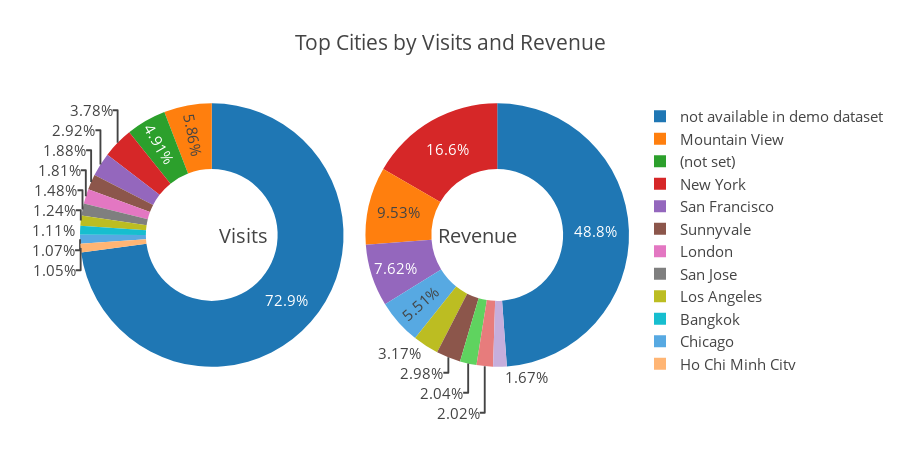

Write notebook code for a chart like this one.
### Code cell
PieChart("geoNetwork.city", "Top Cities by Visits and Revenue", limit=12)

### Figure 1 — Plotly figure (JSON) as saved in the notebook; plotly's stock layout.template omitted (floating-point values rounded to 4 significant figures)
{"data": [{"domain": {"x": [0, 0.48]}, "hole": 0.5, "hoverinfo": "label+percent+name", "labels": ["not available in demo dataset", "Mountain View", "(not set)", "New York", "San Francisco", "Sunnyvale", "London", "San Jose", "Los Angeles", "Bangkok", "Chicago", "Ho Chi Minh City"], "marker": {"colors": [[0.1216, 0.4667, 0.7059], [1, 0.498, 0.0549], [0.1725, 0.6275, 0.1725], [0.8392, 0.1529, 0.1569], [0.5804, 0.4039, 0.7412], [0.549, 0.3373, 0.2941], [0.8902, 0.4667, 0.7608], [0.498, 0.498, 0.498], [0.7373, 0.7412, 0.1333], [0.0902, 0.7451, 0.8118]]}, "name": "% Acesses", "showlegend": true, "values": [508195, 40875, 34257, 26365, 20324, 13084, 12605, 10293, 8669, 7709, 7444, 7341], "type": "pie", "uid": "8242fd72-d691-11e8-901a-ab944de76806"}, {"domain": {"x": [0.52, 1]}, "hole": 0.5, "hoverinfo": "label+percent+name", "labels": ["not available in demo dataset", "New York", "Mountain View", "San Francisco", "Chicago", "Los Angeles", "Sunnyvale", "Seattle", "Ann Arbor", "Salem"], "name": "% Revenue", "showlegend": false, "values": [646161110000, 220143510000, 126103680000, 100873960000, 72854530000, 41896330000, 39393580000, 26991170000, 26677470000, 22115920000], "type": "pie", "uid": "8242ff52-d691-11e8-901a-ab944de76806"}], "layout": {"annotations": [{"font": {"size": 20}, "showarrow": false, "text": "Visits", "x": 0.25, "y": 0.5}, {"font": {"size": 20}, "showarrow": false, "text": "Revenue", "x": 0.8, "y": 0.5}], "font": {"size": 15}, "height": 450, "title": "Top Cities by Visits and Revenue"}}
